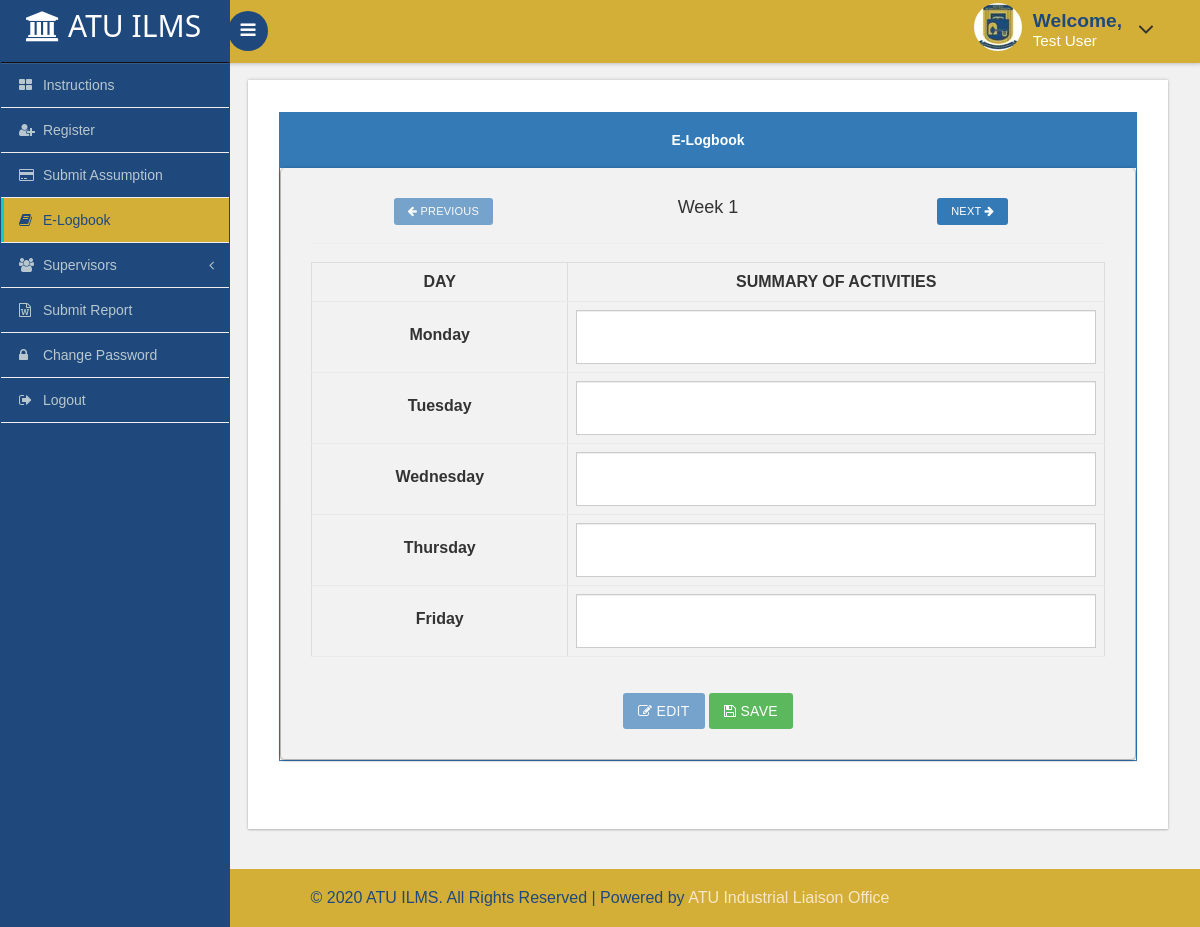
The app's page /e_logbook/e_logbook_1.php (signed in), older data.
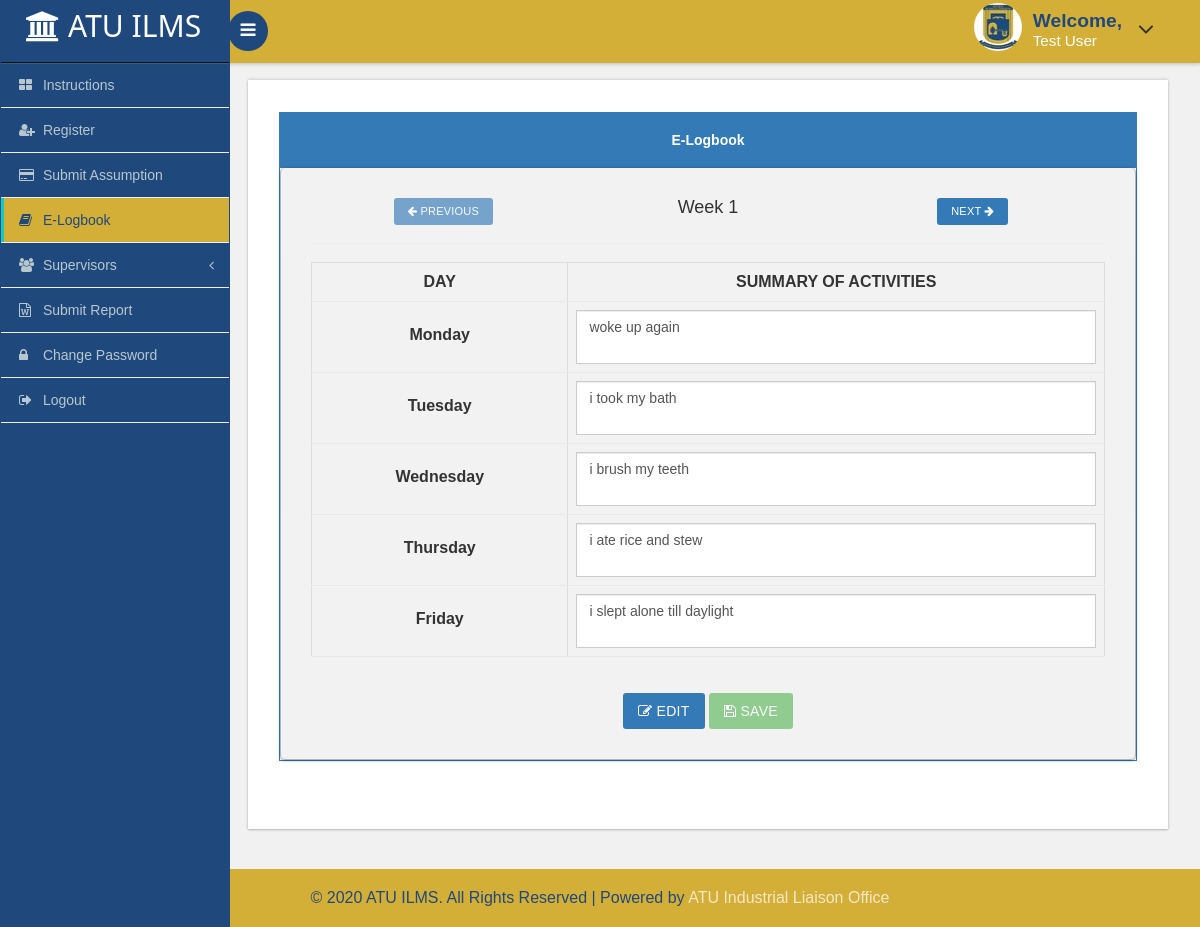
The same page, newer data.
### tables this page shows
CREATE TABLE `week1_table` (
  `id` int(11) NOT NULL,
  `username` varchar(100) NOT NULL,
  `index_number` varchar(100) NOT NULL,
  `date` timestamp NOT NULL DEFAULT CURRENT_TIMESTAMP,
  `monday_activities` mediumtext NOT NULL,
  `tuesday_activities` mediumtext NOT NULL,
  `wednesday_activities` mediumtext NOT NULL,
  `thursday_activities` mediumtext NOT NULL,
  `friday_activities` mediumtext NOT NULL
);

### e_logbook/e_logbook_1.php (the view, shortened to what this page needs)
<?php
    include('../functions.php');
	   $save_btn_status = "";
	   $indexNumber = $_SESSION['user']['user_id'];
			$check_content_existence = "SELECT * FROM week1_table WHERE index_number = '$indexNumber'";
			$check_existence_query = mysqli_query($db, $check_content_existence);
			$check_query_presence = mysqli_num_rows($check_existence_query);
	   if ($check_query_presence == 1) {
		   $edit_btn_status = "enabled";
		   $save_btn_status = "disabled";
	   }else{
		   $edit_btn_status = "disabled";
		   $save_btn_status = "enabled";
	   }
?>
<!DOCTYPE HTML>
<html>
<head>
<link href="../css/bootstrap.css" rel='stylesheet' type='text/css' />
<link href="../css/style.css" rel='stylesheet' type='text/css' />
<link href="../css/font-awesome.css" rel="stylesheet">
<link href='../css/SidebarNav.min.css' media='all' rel='stylesheet' type='text/css'/>
<link href="../css/custom.css" rel="stylesheet">
	<link href="../css/owl.carousel.css" rel="stylesheet">
</head>
<body class="cbp-spmenu-push" style="background: #F1F1F1">
	<div class="main-content">
	<div class="cbp-spmenu cbp-spmenu-vertical cbp-spmenu-left" id="cbp-spmenu-s1">
		<aside class="sidebar-left">
      <nav class="navbar navbar-inverse">
          <div class="navbar-header">
            <h1>
				<a class="navbar-brand" href="../index.php">
					<span class="fa fa-university"></span>
					 ATU ILMS
				</a>
			</h1>
		  </div>
          <div class="collapse navbar-collapse" id="bs-example-navbar-collapse-1">
            <ul class="sidebar-menu">
			  <li class="treeview">
				<a href="../index.php">
				 <i class="fa fa-th-large"></i>
				 <span>Instructions</span>
				</a>
			  </li>
			  <hr class="sidebar-divider">
              <li class="treeview">
                <a href="../registration.php">
                <i class="fa fa-user-plus"></i>
                <span>Register</span>
                </a>
			  </li>
			  <hr class="sidebar-divider">
              <li class="treeview">
				<a href="../submit_assumption.php">
				 <i class="fa fa-credit-card"></i>
				 <span>Submit Assumption</span>
				</a>
			  </li>
			  <li class="treeview active">
                <a href="e_logbook_1.php">
				 <i class="fa fa-book"></i>
				 <span>E-Logbook</span>
                </a>
			  </li>
			  <hr class="sidebar-divider">
              <li class="treeview">
                <a href="#">
				 <i class="fa fa-users"></i>
				 <span>Supervisors</span>
                 <i class="fa fa-angle-left pull-right"></i>
                </a>
			  </li>
			  <hr class="sidebar-divider">
			  <li>
				<a href="../submit_report.php">
					<i class="fa fa-file-word-o"></i>
					<span>Submit Report</span>
				</a>
			  </li>
			  <hr class="sidebar-divider">
			  <li>
				<a href="../change_password.php">
					<i class="fa fa-lock"></i>
					<span>Change Password</span>
				</a>
			  </li>
			  <hr class="sidebar-divider">
			    <li>
					<a href="../login.php?logout='1'">
						<i class="fa fa-sign-out"></i>
						<span>Logout</span>
					</a>
				</li>
				<hr class="sidebar-divider">
            </ul>
          </div>
      </nav>
	</aside>
	</div>
		<div class="sticky-header header-section ">
			<div class="header-left">
				<button id="showLeftPush"><i class="fa fa-bars"></i></button>
				<div class="clearfix"> </div>
			</div>
			<div class="header-right">
				<div class="profile_details">
					<ul>
						<li class="dropdown profile_details_drop">
							<a href="#" class="dropdown-toggle" data-toggle="dropdown" aria-expanded="false">
								<div class="profile_img">
									<span class="prfil-img">
										<img src="../images/atu-small.jpg" alt="atu-small">
									</span>
									<div class="user-name">
									<?php if (isset($_SESSION['user'])) : ?>
										<p>Welcome,</p>
										<span>
											<?php
											  echo $_SESSION['user']['first_name'];
											  echo ' '.$_SESSION['user']['last_name'];
											?>
										 </span>
									<?php endif ?>
									</div>
									<i class="fa fa-angle-down lnr"></i>
									<div class="clearfix"></div>
								</div>
							</a>
						</li>
					</ul>
				</div>
				<div class="clearfix"> </div>
			</div>
			<div class="clearfix"> </div>
		</div>
		<div id="page-wrapper">
			<div class="main-page">
        			<div class="panel-info widget-shadow">
							<div class="row">
								 <div class="col-md-12 panel-grids">
										 <div class="panel panel-primary">
											 <div class="panel-heading">
												 <h3 class="panel-title">E-Logbook</h3>
											 </div>
											 <div class="panel-body e-logbook-panel widget_shadow_panel">
													<div class="row">
															<div class="col-sm-4 col-md-4 col-lg-4">
																<a class="btn btn-primary btn-sm disabled" id="e-logbook-btn" href="#" role="button">
																	<i class="fa fa-arrow-left"></i>
																	Previous
																</a>
															</div>
															<div class="col-sm-4 col-md-4 col-lg-4">
																<h4 class="" id="weeks-header">Week 1</h4>
															</div>
															<div class="col-sm-4 col-md-4 col-lg-4">
																<a class="btn btn-primary btn-sm px-3" id="e-logbook-btn" href="e_logbook_2.php" role="button">
																	Next
																	<i class="fa fa-arrow-right"></i>
																</a>
															</div>
														</div>
														<hr>
														<form action="" method="post">
																<div class="row">
                                                                   <div class="col-md12">
																		<table class="table table-bordered">
																				<thead>
																					<tr>
																						<th class="e-logbook-table" scope="col"><b>DAY</b></th>
																						<th class="e-logbook-table" scope="col"><b>SUMMARY OF ACTIVITIES</b></th>
																					</tr>
																				</thead>
																				<tbody>
																				<?php
																				   $get_previous_data = "SELECT * FROM week1_table WHERE index_number='$indexNumber'";
                                                                                   $execute_get_query = mysqli_query($db, $get_previous_data);
																				   $get_data = mysqli_fetch_assoc($execute_get_query);
																				   $monday_activity_holder = $get_data["monday_activities"];
																				   $tuesday_activity_holder = $get_data["tuesday_activities"];
																				   $wednesday_activity_holder = $get_data["wednesday_activities"];
																				   $thursday_activity_holder = $get_data["thursday_activities"];
																				   $friday_activity_holder = $get_data["friday_activities"];
											    									echo "<tr>";
																					echo "<th scope='row' class='e-logbook-th' style='padding-top: 22px;'>"."Monday"."</th>";
																				    echo "<td>";
																					     echo "<textarea name='job_assigned_1' class='form-control' onkeypress='return alpha_numeric_space(event)' required>$monday_activity_holder</textarea>";
																					echo "</td>";
																					echo "</tr>";
																					echo "<tr>";
																					echo "<th scope='row' class='e-logbook-table' style='padding-top: 22px;'>"."Tuesday"."</th>";
																					echo "<td>";
																					     echo "<textarea name='job_assigned_2' class='form-control' onkeypress='return alpha_numeric_space(event)' required>$tuesday_activity_holder</textarea>";
																					echo "</td>";
																					echo "</tr>";
																					echo "<tr>";
																					echo "<th scope='row' class='e-logbook-table' style='padding-top: 22px;'>"."Wednesday"."</th>";
																					echo "<td>";
																					     echo "<textarea name='job_assigned_3' class='form-control' onkeypress='return alpha_numeric_space(event)' required>$wednesday_activity_holder</textarea>";
																					echo "</td>";
																					echo "</tr>";
																					echo "<tr>";
																					echo "<th scope='row' class='e-logbook-table' style='padding-top: 22px;'>"."Thursday"."</th>";
																					echo "<td>";
																					     echo "<textarea name='job_assigned_4' class='form-control' onkeypress='return alpha_numeric_space(event)' required>$thursday_activity_holder</textarea>";
																					echo "</td>";
																					echo "</tr>";
																					echo "<tr>";
																					echo "<th scope='row' class='e-logbook-table' style='padding-top: 22px;'>"."Friday"."</th>";
																					echo "<td>";
																						echo "<textarea name='job_assigned_5' class='form-control' onkeypress='return alpha_numeric_space(event)' required>$friday_activity_holder</textarea>";
																					echo "</td>";
																					echo "</tr>";
																					?>
																				</tbody>
																			</table>
																   </div>
																</div>
														<div class="text-center">
															<button type="submit" value="Edit" name="edit_btn" class="btn btn-primary" <?php echo $edit_btn_status; ?> >
															  <i class="fa fa-edit"></i>
																Edit
															</button>
															<button type="submit" value="Save" name="save_btn" class="btn btn-success" <?php echo $save_btn_status; ?> >
																<i class="fa fa-save"></i>
																Save
															</button>
														</div>
													</form>
												</div>
											 </div>
										 </div>
									 </div>
							</div>
						</div>
			</div>
		</div>
	<div class="footer">
	   <p>&copy; 2020 ATU ILMS. All Rights Reserved | Powered by <a href="../website.php">ATU Industrial Liaison Office</a></p>
	</div>
</body>
</html>

### css/custom.css (style rules this page uses)
#page-wrapper { padding:5em 2em 2.5em; background-color: #F1F1F1; }

Row changes from the older to the newer data that the page shows:
added week1_table: job_assigned_1 "woke up again", job_assigned_2 "i took my bath", job_assigned_3 "i brush my teeth", job_assigned_4 "i ate rice and stew", job_assigned_5 "i slept alone till daylight"
